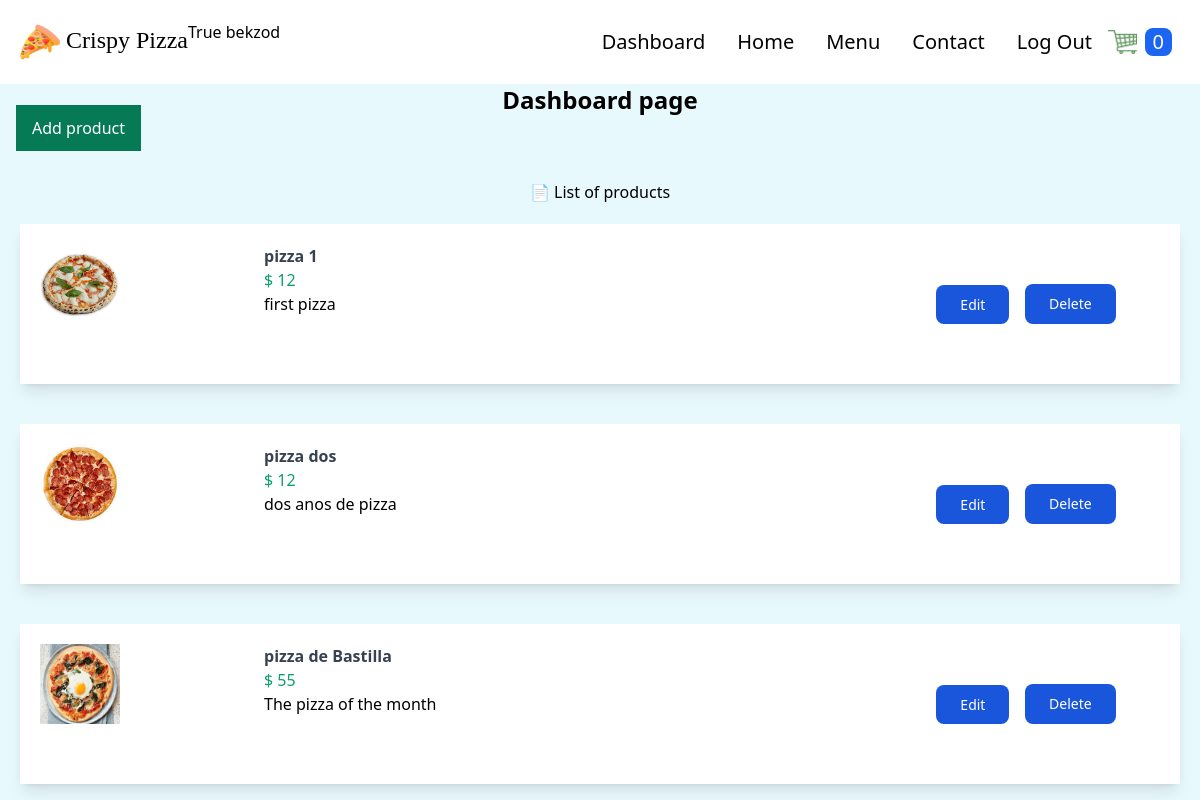
The page /dashboard/ (signed in) on the database its author committed.
### store/models.py (models this page shows, shortened)
class Product(models.Model):
    PRODUCT_TYPES = (
        ("Pizza", "pizza"),
        ("Nonpizza", "nonpizza")
    )
    id = models.UUIDField(primary_key=True, default=uuid.uuid4, editable=False)
    name = models.CharField(max_length=100)
    price = models.IntegerField()
    desc = models.TextField(max_length=500)
    image = models.ImageField(blank=True, upload_to='images')
    created_at = models.DateField(auto_now_add=True)
    updated_at = models.DateField(auto_now=True)
    product_type = models.CharField(max_length=10, choices=PRODUCT_TYPES)

### store/views.py (the view)
# urls.py: path('dashboard/', views.dashboard, name='dashboard'),
@user_passes_test(lambda user: user.is_superuser, login_url="store:products")
def dashboard(request):
    products = Product.objects.all()
    context = {'products': products}
    return render(request, 'store/dashboard.html', context)

### order/models.py (called while the page is built)
    @property
    def get_cart_items(self):
        order_items = self.orderitem_set.all()
        total = sum([item.quantity for item in order_items])
        return total

### store/context_processors.py (called while the page is built, shortened)
def get_cart_quantity(request):
    if request.user.is_authenticated:
        customer = request.user.customer
    try:
        customer_order = Order.objects.filter(
            customer=customer, complete=False)[0]
        number_of_items = customer_order.get_cart_items
    except:
        number_of_items = 0
    finally:
        return {
            'cart_quantity': number_of_items
        }

### store/templates/store/dashboard.html (shortened to what this page needs)
{% extends 'store/base.html' %} {% block content %}
<h1 class="text-2xl font-bold text-center">Dashboard page</h1>
<div class="flex flex-col">
  <div>
    <a
      class="ml-4 px-4 bg-green-600 text-white p-3"
      href="{% url 'store:add_product' %}"
      >Add product</a
    >
  </div>
  <div class="mt-10">
    <p class="text-center">📄 List of products</p>
  </div>
  {% for product in products %}
  <div class="itemcontainer bg-white flex shadow-lg m-5 p-5">
    <span class="w-1/5">
      <img class="w-20 h-20" src="{{product.image.url}}" alt="" />
    </span>
    <span class="w-2/5">
      <div class="font-bold text-gray-700">{{product.name}}</div>
      <div class="text-green-500">$ {{product.price}}</div>
      <div>{{product.desc}}</div>
    </span>
    <div class="flex ml-auto items-center">
      <span class="w-1/5 my-10 mx-5">
        <a
          class="text-white bg-blue-700 hover:bg-blue-800 focus:ring-4 focus:outline-none focus:ring-blue-300 font-medium rounded-lg text-sm px-6 py-2.5 text-center dark:bg-blue-600 dark:hover:bg-blue-700 dark:focus:ring-blue-800"
          href="{% url 'store:update_product' product.id %}"
          >Edit
        </a>
      </span>
      <span class="w-1/5 my-10 mx-5">
        <form
          action="{% url 'store:delete_product' product.pk %}"
          method="post"
          style="display: inline"
        >
          <button
            class="text-white bg-blue-700 hover:bg-blue-800 focus:ring-4 focus:outline-none focus:ring-blue-300 font-medium rounded-lg text-sm px-6 py-2.5 text-center dark:bg-blue-600 dark:hover:bg-blue-700 dark:focus:ring-blue-800"
            type="submit"
            onclick="return confirm('Are you sure you want to delete {{product.name}}?');"
          >
            Delete
          </button>
        </form>
      </span>
    </div>
  </div>
  {% endfor %}
</div>
{% endblock %}

### store/templates/store/base.html (shortened to what this page needs)
{% load static %}
<!DOCTYPE html>
<html lang="en">
  <head>
    <link rel="stylesheet" href="{% static 'store/src/styles.css' %}" />
  </head>
  <body class="m-0 p-0 bg-dimly-blue">
    <nav class="p-5 bg-white flex">
      <div class="flex justify-between items-center">
        <a href="{% url 'store:products' %}">
          <span class="text-2xl font-[Poppins] cursor-pointer">
            <img
              class="h-10 inline"
              src="{% static 'store/images/pizza.png' %}"
            />
            Crispy Pizza
          </span>
        </a>
      </div>
      <h2>{{user.is_superuser}} {{user.username}}</h2>
      <ul class="flex ml-auto items-center">
        {% if user.is_superuser %}
        <li class="text-xl mx-4 hover:text-cyan-500 duration-500">
          <a href="{% url 'store:dashboard' %}">Dashboard</a>
        </li>
        {% endif %}
        <li class="text-xl mx-4 hover:text-cyan-500 duration-500">
          <a href="{% url 'store:products' %}">Home</a>
        </li>
        <li class="text-xl mx-4 hover:text-cyan-500 duration-500">
          <a href="">Menu</a>
        </li>
        <li class="text-xl mx-4 hover:text-cyan-500 duration-500">
          <a href="">Contact</a>
        </li>
        {% if user.is_authenticated %}
        <li class="text-xl mx-4 hover:text-cyan-500 duration-500">
          <a href="{% url 'users:logout' %}">Log Out</a>
        </li>
        {% else %}
        <li class="text-xl mx-4 hover:text-cyan-500 duration-500">
          <a href="{% url 'users:login' %}">Log In</a>
        </li>
        {% endif %}
        <li>
          <a href="{% url 'order:cart' %}">
            <img
              class="h-6"
              src="{% static 'store/images/cart.png' %}"
              alt="cart"
            />
          </a>
        </li>
        <li class="p-2">
          <div class="bg-blue-600 rounded-lg px-2">
            <p class="text-xl text-white">{{cart_quantity}}</p>
          </div>
        </li>
      </ul>
    </nav>
    {% block content %} {% endblock %}
  </body>
</html>

### store/static/store/src/styles.css (style rules this page uses)
html { line-height: 1.5; -webkit-text-size-adjust: 100%; -moz-tab-size: 4; -o-tab-size: 4; tab-size: 4; font-family: ui-sans-serif, system-ui, -apple-system, BlinkMacSystemFont, "Segoe UI", Roboto, "Helvetica Neue", Arial, "Noto Sans", sans-serif, "Apple Color Emoji", "Segoe UI Emoji", "Segoe UI Symbol", "Noto Color Emoji"; font-feature-settings: normal; }
body { margin: 0; line-height: inherit; }
h1, h2, h3, h4, h5, h6 { font-size: inherit; font-weight: inherit; }
a { color: inherit; text-decoration: inherit; }
button, input, optgroup, select, textarea { font-family: inherit; font-size: 100%; font-weight: inherit; line-height: inherit; color: inherit; margin: 0; padding: 0; }
button, select { text-transform: none; }
button, [type='button'], [type='reset'], [type='submit'] { -webkit-appearance: button; background-color: transparent; background-image: none; }
blockquote, dl, dd, h1, h2, h3, h4, h5, h6, hr, figure, p, pre { margin: 0; }
ol, ul, menu { list-style: none; margin: 0; padding: 0; }
button, [role="button"] { cursor: pointer; }
img, svg, video, canvas, audio, iframe, embed, object { display: block; vertical-align: middle; }
img, video { max-width: 100%; height: auto; }
.m-0 { margin: 0px; }
.m-5 { margin: 1.25rem; }
.mx-4 { margin-left: 1rem; margin-right: 1rem; }
.my-10 { margin-top: 2.5rem; margin-bottom: 2.5rem; }
.mx-5 { margin-left: 1.25rem; margin-right: 1.25rem; }
.ml-auto { margin-left: auto; }
.ml-4 { margin-left: 1rem; }
.mt-10 { margin-top: 2.5rem; }
.inline { display: inline; }
.flex { display: flex; }
.h-10 { height: 2.5rem; }
.h-6 { height: 1.5rem; }
.h-20 { height: 5rem; }
.w-1\/5 { width: 20%; }
.w-20 { width: 5rem; }
.w-2\/5 { width: 40%; }
.cursor-pointer { cursor: pointer; }
.flex-col { flex-direction: column; }
.items-center { align-items: center; }
.justify-between { justify-content: space-between; }
.rounded-lg { border-radius: 0.5rem; }
.bg-dimly-blue { --tw-bg-opacity: 1; background-color: rgb(232 249 253 / var(--tw-bg-opacity)); }
.bg-white { --tw-bg-opacity: 1; background-color: rgb(255 255 255 / var(--tw-bg-opacity)); }
.bg-blue-600 { --tw-bg-opacity: 1; background-color: rgb(28 100 242 / var(--tw-bg-opacity)); }
.bg-green-600 { --tw-bg-opacity: 1; background-color: rgb(5 122 85 / var(--tw-bg-opacity)); }
.bg-blue-700 { --tw-bg-opacity: 1; background-color: rgb(26 86 219 / var(--tw-bg-opacity)); }
.p-0 { padding: 0px; }
.p-5 { padding: 1.25rem; }
.p-2 { padding: 0.5rem; }
.p-3 { padding: 0.75rem; }
.px-2 { padding-left: 0.5rem; padding-right: 0.5rem; }
.px-4 { padding-left: 1rem; padding-right: 1rem; }
.px-6 { padding-left: 1.5rem; padding-right: 1.5rem; }
.py-2\.5 { padding-top: 0.625rem; padding-bottom: 0.625rem; }
.text-center { text-align: center; }
.font-\[Poppins\] { font-family: Poppins; }
.text-2xl { font-size: 1.5rem; line-height: 2rem; }
.text-xl { font-size: 1.25rem; line-height: 1.75rem; }
.text-sm { font-size: 0.875rem; line-height: 1.25rem; }
.font-bold { font-weight: 700; }
.font-medium { font-weight: 500; }
.text-white { --tw-text-opacity: 1; color: rgb(255 255 255 / var(--tw-text-opacity)); }
.text-gray-700 { --tw-text-opacity: 1; color: rgb(55 65 81 / var(--tw-text-opacity)); }
.text-green-500 { --tw-text-opacity: 1; color: rgb(14 159 110 / var(--tw-text-opacity)); }
.shadow-lg { --tw-shadow: 0 10px 15px -3px rgb(0 0 0 / 0.1), 0 4px 6px -4px rgb(0 0 0 / 0.1); --tw-shadow-colored: 0 10px 15px -3px var(--tw-shadow-color), 0 4px 6px -4px var(--tw-shadow-color); box-shadow: var(--tw-ring-offset-shadow, 0 0 #0000), var(--tw-ring-shadow, 0 0 #0000), var(--tw-shadow); }
.duration-500 { transition-duration: 500ms; }

### rows shown on the page
Product: image (picture), name "pizza 1", price "12", desc "first pizza"
Product: image (picture), name "pizza dos", price "12", desc "dos anos de pizza"
Product: image (picture), name "pizza de Bastilla", price "55", desc "The pizza of the month"

### other values the page prints
{{ user.is_superuser }} "True"
{{ user.username }} "bekzod"
{{ cart_quantity }} "0"
